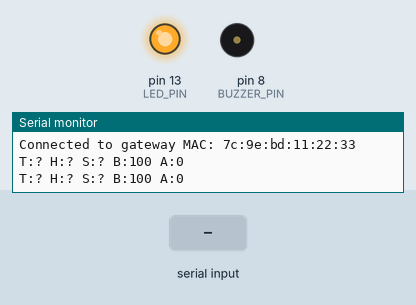
This sketch was run on a simulated Arduino Nano, built with avr-gcc and run on an emulated ATmega328P. On the bench: output pins drawn as LEDs (lit = HIGH), buzzer (waves = sounding), the last lines printed to the serial monitor. The inputs (shaded band) are chosen by the test bench. Random numbers use the default seed unless the sketch sets one; nothing arrives over Bluetooth unless stated; a phone connects over Bluetooth LE 3 s after start.

Above: at 4.0 s.
4.1 s: "S" received over Serial
At 4.62 s:
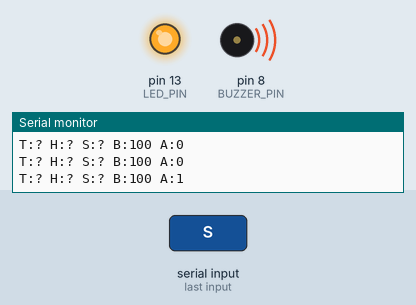
7.1 s: "R" received over Serial
8.7 s: "T" received over Serial
At 9.13 s:
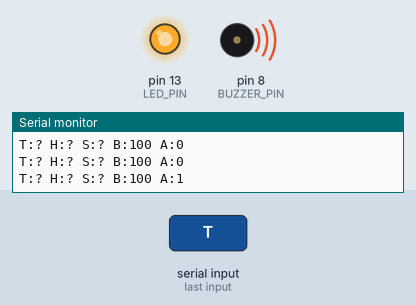
Timing chart, 0 to 17.7 s (numbered marks = the images above; inputs shaded):
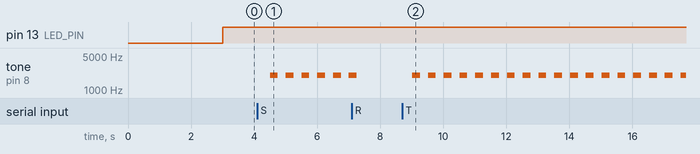

Measured:
- after the input at 4.1 s, tone on pin 8 (BUZZER_PIN): alternates 2000 Hz for 0.25 s and silent for 0.25 s, starting after 0.40 s
- after the input at 8.7 s, tone on pin 8 (BUZZER_PIN): alternates 2000 Hz for 0.25 s and silent for 0.25 s, starting after 0.31 s

The sketch:

arduino_sketch.ino
```cpp
/*
  LifeMesh Layer 2 — Cold Chain Monitor Firmware
  Hardware: Arduino Nano 33 BLE Sense (or generic ESP32/Arduino with MPU6050 &
  DHT22) Function:
    - Reads Temperature & Humidity
    - Reads 3-axis Accelerometer for Shock detection
    - Transmits telemetry over Bluetooth Low Energy (BLE) at 2Hz
    - Triggers physical piezo buzzer if thresholds are breached
*/

#include <ArduinoBLE.h>
#include <Wire.h>

// Sensor simulation variables (if real hardware is absent during demo)
bool useSimulation = true;

// BLE Service & Characteristic UUIDs
const char *serviceUUID = "19B10000-E8F2-537E-4F6C-D104768A1214";
const char *telemetryUUID = "19B10001-E8F2-537E-4F6C-D104768A1214";

BLEService coldChainService(serviceUUID);
// Structure: temp(float), hum(float), shock(float), battery(int), alarm(byte)
BLECharacteristic telemetryChar(telemetryUUID, BLERead | BLENotify, 17);

// Hardware Pins
const int BUZZER_PIN = 8;
const int LED_PIN = LED_BUILTIN;

// State
float currentTemp = 4.0;
float currentHum = 65.0;
float currentShock = 1.0;
int batteryPct = 100;
bool alarmActive = false;

// Thresholds
const float MAX_TEMP = 6.0;
const float MIN_TEMP = 2.0;
const float MAX_SHOCK = 2.5;

unsigned long lastUpdate = 0;

void setup() {
  Serial.begin(115200);
  pinMode(BUZZER_PIN, OUTPUT);
  pinMode(LED_PIN, OUTPUT);

  // Initialize BLE
  if (!BLE.begin()) {
    Serial.println("Starting BLE failed!");
    while (1)
      ;
  }

  BLE.setLocalName("LifeMesh_Sensor_01");
  BLE.setAdvertisedService(coldChainService);
  coldChainService.addCharacteristic(telemetryChar);
  BLE.addService(coldChainService);

  BLE.advertise();
  Serial.println("LifeMesh BLE Peripheral active. Waiting for connection...");
}

void loop() {
  BLEDevice central = BLE.central();

  if (central) {
    Serial.print("Connected to gateway MAC: ");
    Serial.println(central.address());
    digitalWrite(LED_PIN, HIGH);

    while (central.connected()) {
      if (millis() - lastUpdate > 500) { // 2Hz rate
        lastUpdate = millis();
        readSensors();
        checkThresholds();
        broadcastTelemetry();
        handleBuzzer();
      }
    }

    Serial.println("Gateway disconnected.");
    digitalWrite(LED_PIN, LOW);
  }
}

void readSensors() {
  if (useSimulation) {
    // Add random noise to baseline
    currentTemp += random(-10, 11) / 100.0;            // +/- 0.1C
    currentHum += random(-50, 51) / 100.0;             // +/- 0.5%
    currentShock = 1.0 + abs(random(-50, 51) / 100.0); // 1.0G base

    // Simulate battery drain
    if (random(0, 100) > 95 && batteryPct > 0) {
      batteryPct--;
    }

    // Occasionally spike shock for demo purposes if requested via serial
    if (Serial.available()) {
      char cmd = Serial.read();
      if (cmd == 'S')
        currentShock = 3.8; // Trigger shock
      if (cmd == 'T')
        currentTemp = 8.5; // Trigger temp breach
      if (cmd == 'R') {
        currentTemp = 4.0;
        currentShock = 1.0;
        alarmActive = false;
      } // Reset
    }
  } else {
    // Read from real DHT22 and MPU6050 here
    // currentTemp = dht.readTemperature();
    // ...
  }
}

void checkThresholds() {
  if (currentTemp > MAX_TEMP || currentTemp < MIN_TEMP ||
      currentShock > MAX_SHOCK) {
    alarmActive = true;
  }
}

void broadcastTelemetry() {
  // Pack data: 4 floats + 1 int + 1 byte = 21 bytes (approx)
  // To keep it simple for string parsing on Pi, we'll send a formatted string
  char payload[64];
  sprintf(payload, "T:%.2f H:%.2f S:%.2f B:%d A:%d", currentTemp, currentHum,
          currentShock, batteryPct, alarmActive ? 1 : 0);

  telemetryChar.writeValue((byte *)payload, strlen(payload));
  Serial.println(payload);
}

void handleBuzzer() {
  if (alarmActive) {
    // Beep at 2Hz
    tone(BUZZER_PIN, 2000, 250);
  } else {
    noTone(BUZZER_PIN);
  }
}
```
